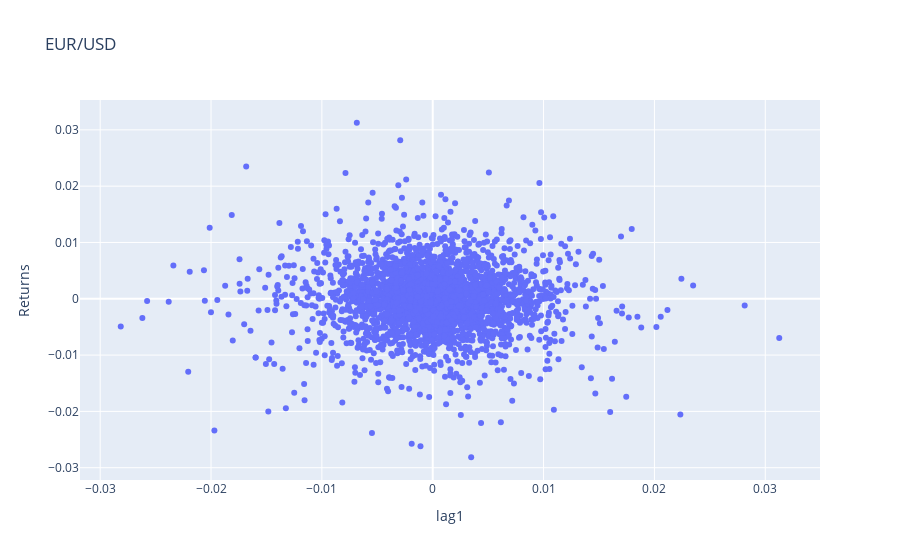

Notebook source saved alongside this figure:
### Markdown cell above
Modify the xlim and ylim

### Code cell
fig = go.Figure()

fig.add_trace(go.Scatter(x=data.returns, y=data.lag1, mode='markers'))

fig.update_layout(title='EUR/USD', xaxis_title='lag1', yaxis_title='Returns')

fig.show()

### Figure 1 — Plotly figure (JSON) as saved in the notebook; plotly's stock layout.template omitted (floating-point values rounded to 4 significant figures; data arrays with more than 128 entries replaced by an {"elided": "..."} marker saying what was removed)
{"data": [{"mode": "markers", "type": "scatter", "x": {"elided": "2864 float values"}, "y": {"elided": "2864 float values"}}], "layout": {"title": {"text": "EUR/USD"}, "xaxis": {"title": {"text": "lag1"}}, "yaxis": {"title": {"text": "Returns"}}}}
